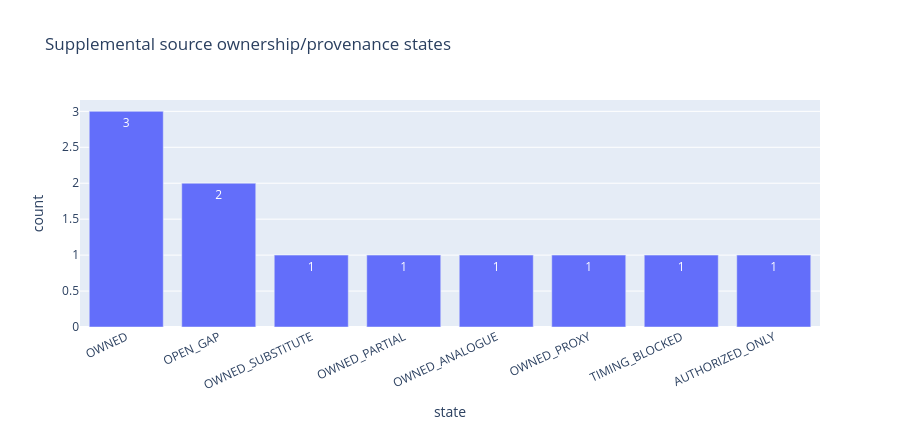

This figure's notebook cell:
### Markdown cell above
## 2. Owned supplemental source program
The table below reports **pipeline ownership/provenance state**, not ownership of third-party intellectual property. 'Owned' means the private pipeline can independently acquire/normalize the source or reconstruct a separately named analogue without depending on another competitor's prepared feature CSV.

### Code cell
state = ownership['state'].value_counts().rename_axis('state').reset_index(name='count')
fig = px.bar(state, x='state', y='count', text='count', title='Supplemental source ownership/provenance states')
fig.update_layout(height=430, xaxis_tickangle=-25)
fig.show()
display(ownership)

### Figure 1 — Plotly figure (JSON) as saved in the notebook; plotly's stock layout.template omitted (floating-point values rounded to 4 significant figures)
{"data": [{"hovertemplate": "state=%{x}<br>count=%{text}<extra></extra>", "legendgroup": "", "marker": {"color": "#636efa", "pattern": {"shape": ""}}, "name": "", "orientation": "v", "showlegend": false, "text": [3.0, 2.0, 1.0, 1.0, 1.0, 1.0, 1.0, 1.0], "textposition": "auto", "type": "bar", "x": ["OWNED", "OPEN_GAP", "OWNED_SUBSTITUTE", "OWNED_PARTIAL", "OWNED_ANALOGUE", "OWNED_PROXY", "TIMING_BLOCKED", "AUTHORIZED_ONLY"], "xaxis": "x", "y": [3, 2, 1, 1, 1, 1, 1, 1], "yaxis": "y"}], "layout": {"barmode": "relative", "height": 430, "legend": {"tracegroupgap": 0}, "title": {"text": "Supplemental source ownership/provenance states"}, "xaxis": {"anchor": "y", "domain": [0.0, 1.0], "tickangle": -25, "title": {"text": "state"}}, "yaxis": {"anchor": "x", "domain": [0.0, 1.0], "title": {"text": "count"}}}}
